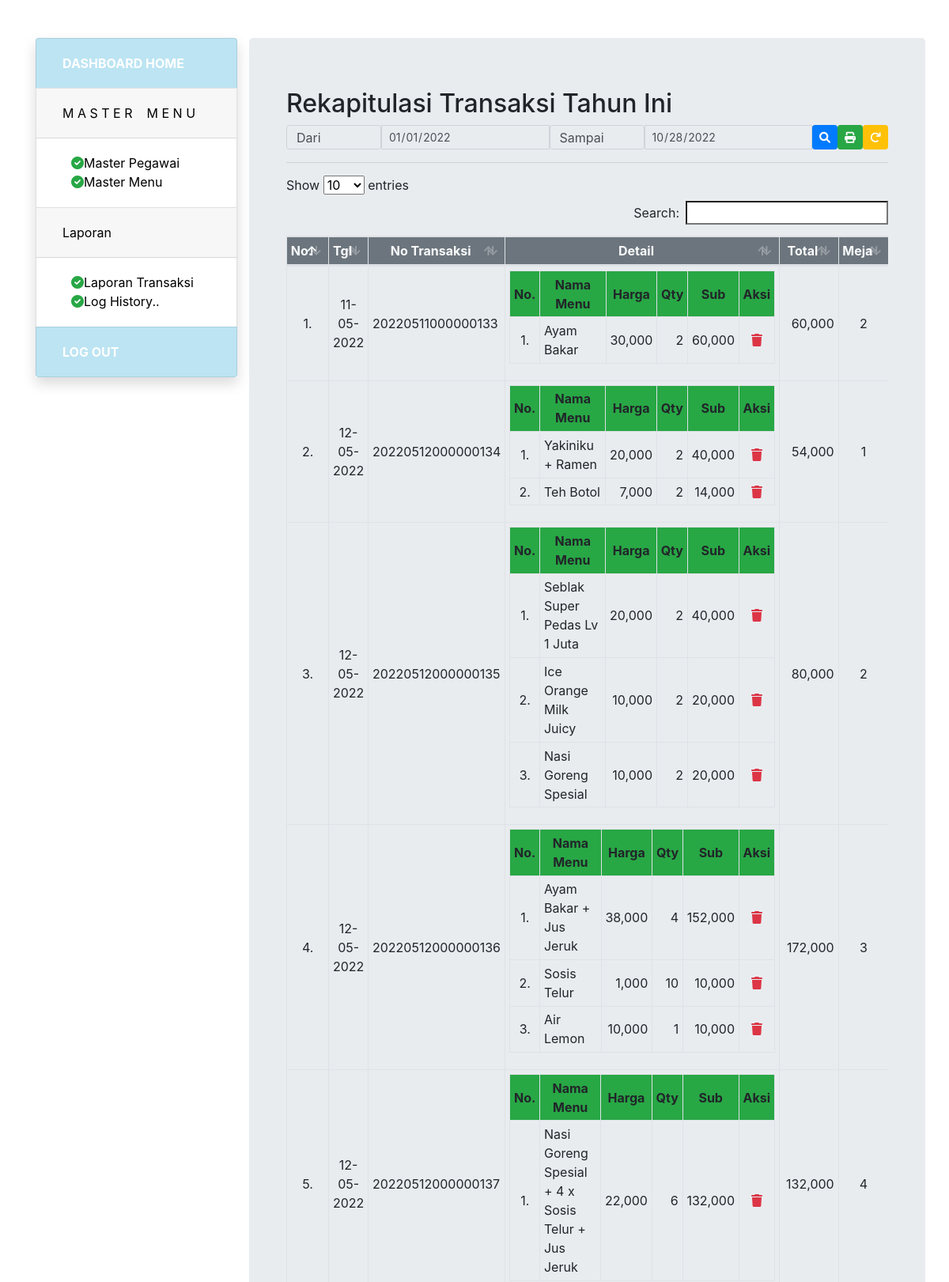
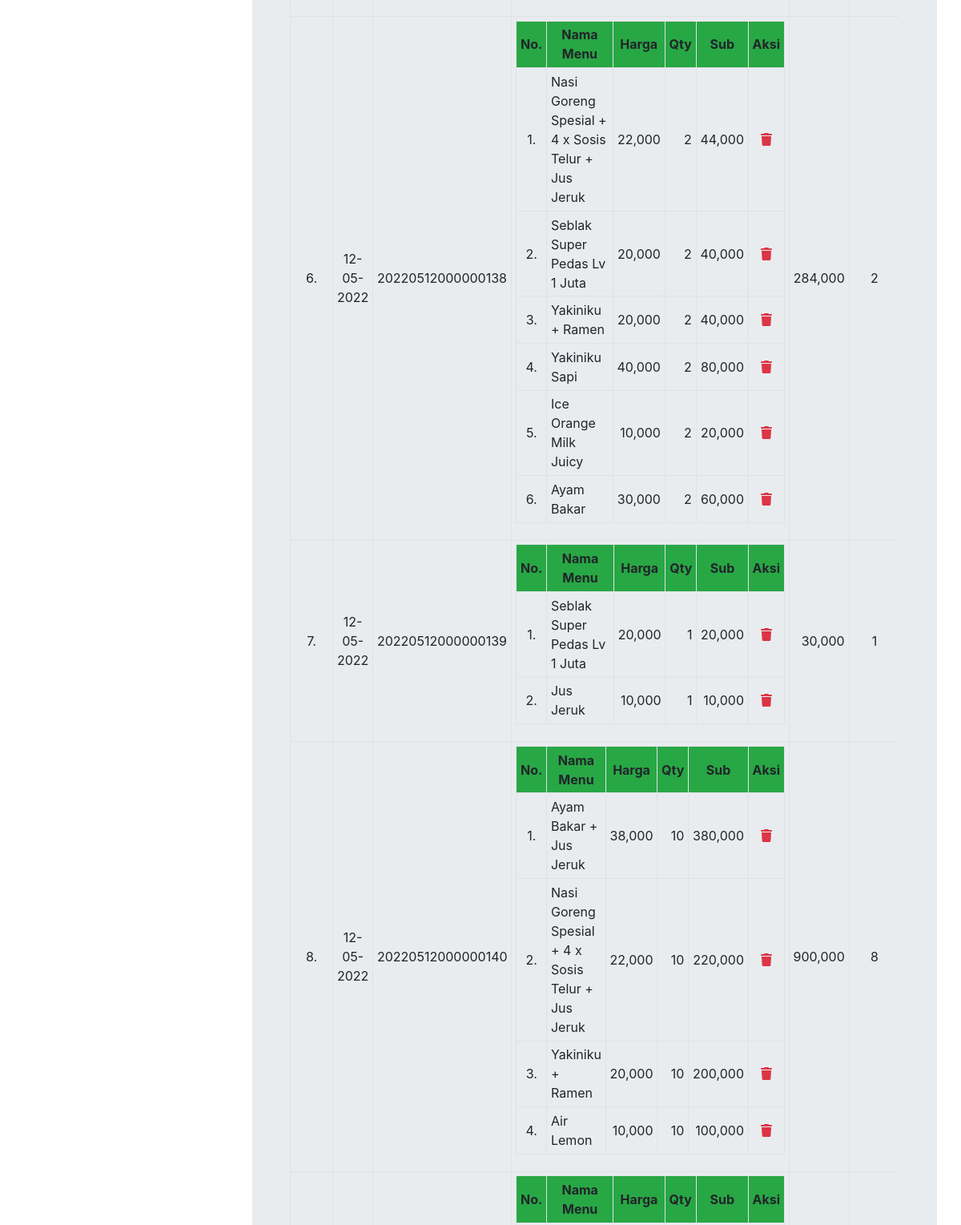
Screenshot of /transaksi-laporan.php?detail=tahun_ini (signed in, upper part) with the database file from the repository (2 pictures, top to bottom).
### tables this page shows
CREATE TABLE `tbl_transaksi` (
  `id_transaksi` int(11) NOT NULL,
  `tgl_transaksi` date NOT NULL,
  `no_transaksi` varchar(100) NOT NULL,
  `id_pegawai` int(11) NOT NULL,
  `total_transaksi` int(11) NOT NULL,
  `no_meja` int(11) NOT NULL,
  `total_bayar` int(11) NOT NULL
);

CREATE TABLE `tbl_transaksi_detail` (
  `id_detail` int(11) NOT NULL,
  `no_transaksi` varchar(100) NOT NULL,
  `id_menu` int(11) NOT NULL,
  `qty` int(11) NOT NULL,
  `harga` int(11) NOT NULL
);

CREATE TABLE `tbl_menu` (
  `id_menu` int(11) NOT NULL,
  `nama_menu` varchar(150) NOT NULL,
  `jenis_menu` enum('Makanan','Minuman','Paket 1','Paket 2','Paket 3') NOT NULL,
  `harga` int(11) NOT NULL
);

### transaksi-laporan-tahun.php (the view, shortened to what this page needs)
<div class="jumbotron col-9">
    <div class="container">
        <div class="row">
            <div class="col">
                <h2>Rekapitulasi Transaksi Tahun Ini</h2>
                <div class="input-group mb-1">
                    <span class="input-group-text lebar1">Dari</span>
                    <input type="date" id="periodeDari" class="form-control form-control-sm" value="<?=$tahunIni;?>" disabled>
                    <span class="input-group-text lebar1">Sampai</span>
                    <input type="date" id="periodeSampai" class="form-control form-control-sm" value="<?=$tglHariIni;?>" disabled>
                    <a class="btn btn-sm btn-primary text-white" id="periodeCari"><i class="fas fa-search" disabled></i></a>
                    <a class="btn btn-sm btn-success text-white" id="periodePrint"><i class="fas fa-print"></i></a>
                    <a class="btn btn-sm btn-warning text-white" id="periodeBack"><i class="fas fa-redo"></i></a>
                </div>
                <hr>
                <div id="tampilkanTransaksiPeriode">
                    <table class="table table-bordered table-responsive table-hover table-sm" id="tblTransaksi">
                        <thead>
                            <tr class="text-center bg-secondary text-light">
                                <th width="5%">No.</th>
                                <th>Tgl</th>
                                <th>No Transaksi</th>
                                <th>Detail</th>
                                <th>Total</th>
                                <th>Meja</th>
                            </tr>
                        </thead>
                        <tbody>
                            <?php
                            $no = 1;
                            $sql = "SELECT * FROM tbl_transaksi WHERE tgl_transaksi >= '$tahunIni' AND tgl_transaksi <= '$tglHariIni' ORDER BY tgl_transaksi ASC, no_transaksi";
                            $query = mysqli_query($koneksi, $sql);
                            while($data = mysqli_fetch_array($query)){
                                $no_transaksi = $data['no_transaksi'];
                                $tanggal = date_create($data['tgl_transaksi']);
                                ?>
                                <tr>
                                    <td align="center"><?=$no++;?>.</td>
                                    <td align="center"><?=date_format($tanggal, "d-m-Y");?></td>
                                    <td><?=$no_transaksi;?></td>
                                    <td>
                                        <table class="table table-bordered table-sm">
                                            <thead>
                                                <tr class="text-center bg-success">
                                                    <th width="5%">No.</th>
                                                    <th>Nama Menu</th>
                                                    <th>Harga</th>
                                                    <th>Qty</th>
                                                    <th>Sub</th>
                                                    <?php
                                                    if($jabatan === "Manajer"){?>
                                                        <th>Aksi</th>
                                                        <?php
                                                    }?>
                                                </tr>
                                            </thead>
                                            <tbody>
                                                <?php
                                                $nomer = 1;
                                                $sql1 = "SELECT * FROM tbl_transaksi_detail a INNER JOIN tbl_menu b ON a.id_menu = b.id_menu WHERE a.no_transaksi = '$no_transaksi' ORDER BY a.id_detail";
                                                $query1 = mysqli_query($koneksi, $sql1);
                                                while($data1 = mysqli_fetch_array($query1)){?>
                                                    <tr>
                                                        <td align="center"><?=$nomer++;?>.</td>
                                                        <td><?=$data1['nama_menu'];?></td>
                                                        <td align="right"><?=number_format($data1['harga']);?></td>
                                                        <td align="right"><?=number_format($data1['qty']);?></td>
                                                        <td align="right"><?=number_format($data1['harga'] * $data1['qty']);?></td>
                                                    <?php
                                                    if($jabatan=="Manajer"){?>
                                                        <td align="center"><i class="fas fa-trash text-danger transaksiAksi2" id="<?=$data1['id_detail'];?>" title="hapus"></i></td>
                                                    <?php
                                                    }?>
                                                    </tr>
                                                    <?php
                                                }?>
                                            </tbody>
                                        </table>
                                    </td>
                                    <td align="right"><?=number_format($data['total_transaksi']);?></td>
                                    <td align="center"><?=$data['no_meja'];?></td>
                                </tr>
                                <?php
                            }?>
                            </tbody>
                        </table>
                    </div>
                    </div>
                </div>
            </div>
        </div>
    </div>
</div>
</div>
</div>

### rows the page displays
tbl_transaksi: tgl_transaksi "11-05-2022", no_transaksi "20220511000000133", total_transaksi "60,000", no_meja "2"
tbl_transaksi_detail: id_menu.nama_menu "Ayam Bakar", id_menu.harga "30,000", qty "2", $data1['harga'] * $data1['qty'] "60,000"
tbl_transaksi: tgl_transaksi "12-05-2022", no_transaksi "20220512000000134", total_transaksi "54,000", no_meja "1"
tbl_transaksi_detail: id_menu.nama_menu "Yakiniku + Ramen", id_menu.harga "20,000", qty "2", $data1['harga'] * $data1['qty'] "40,000"
tbl_transaksi_detail: id_menu.nama_menu "Teh Botol", id_menu.harga "7,000", qty "2", $data1['harga'] * $data1['qty'] "14,000"
tbl_transaksi: tgl_transaksi "12-05-2022", no_transaksi "20220512000000135", total_transaksi "80,000", no_meja "2"
tbl_transaksi_detail: id_menu.nama_menu "Seblak Super Pedas Lv 1 Juta", id_menu.harga "20,000", qty "2", $data1['harga'] * $data1['qty'] "40,000"
tbl_transaksi_detail: id_menu.nama_menu "Ice Orange Milk Juicy", id_menu.harga "10,000", qty "2", $data1['harga'] * $data1['qty'] "20,000"
tbl_transaksi_detail: id_menu.nama_menu "Nasi Goreng Spesial", id_menu.harga "10,000", qty "2", $data1['harga'] * $data1['qty'] "20,000"
tbl_transaksi: tgl_transaksi "12-05-2022", no_transaksi "20220512000000136", total_transaksi "172,000", no_meja "3"
tbl_transaksi_detail: id_menu.nama_menu "Ayam Bakar + Jus Jeruk", id_menu.harga "38,000", qty "4", $data1['harga'] * $data1['qty'] "152,000"
tbl_transaksi_detail: id_menu.nama_menu "Sosis Telur", id_menu.harga "1,000", qty "10", $data1['harga'] * $data1['qty'] "10,000"
tbl_transaksi_detail: id_menu.nama_menu "Air Lemon", id_menu.harga "10,000", qty "1", $data1['harga'] * $data1['qty'] "10,000"
tbl_transaksi: tgl_transaksi "12-05-2022", no_transaksi "20220512000000137", total_transaksi "132,000", no_meja "4"
tbl_transaksi_detail: id_menu.nama_menu "Nasi Goreng Spesial + 4 x Sosis Telur + Jus Jeruk", id_menu.harga "22,000", qty "6", $data1['harga'] * $data1['qty'] "132,000"
tbl_transaksi: tgl_transaksi "12-05-2022", no_transaksi "20220512000000138", total_transaksi "284,000", no_meja "2"
tbl_transaksi_detail: id_menu.nama_menu "Nasi Goreng Spesial + 4 x Sosis Telur + Jus Jeruk", id_menu.harga "22,000", qty "2", $data1['harga'] * $data1['qty'] "44,000"
tbl_transaksi_detail: id_menu.nama_menu "Seblak Super Pedas Lv 1 Juta", id_menu.harga "20,000", qty "2", $data1['harga'] * $data1['qty'] "40,000"
tbl_transaksi_detail: id_menu.nama_menu "Yakiniku + Ramen", id_menu.harga "20,000", qty "2", $data1['harga'] * $data1['qty'] "40,000"
tbl_transaksi_detail: id_menu.nama_menu "Yakiniku Sapi", id_menu.harga "40,000", qty "2", $data1['harga'] * $data1['qty'] "80,000"
tbl_transaksi_detail: id_menu.nama_menu "Ice Orange Milk Juicy", id_menu.harga "10,000", qty "2", $data1['harga'] * $data1['qty'] "20,000"
tbl_transaksi_detail: id_menu.nama_menu "Ayam Bakar", id_menu.harga "30,000", qty "2", $data1['harga'] * $data1['qty'] "60,000"
tbl_transaksi: tgl_transaksi "12-05-2022", no_transaksi "20220512000000139", total_transaksi "30,000", no_meja "1"
tbl_transaksi_detail: id_menu.nama_menu "Seblak Super Pedas Lv 1 Juta", id_menu.harga "20,000", qty "1", $data1['harga'] * $data1['qty'] "20,000"
tbl_transaksi_detail: id_menu.nama_menu "Jus Jeruk", id_menu.harga "10,000", qty "1", $data1['harga'] * $data1['qty'] "10,000"
tbl_transaksi: tgl_transaksi "12-05-2022", no_transaksi "20220512000000140", total_transaksi "900,000", no_meja "8"
tbl_transaksi_detail: id_menu.nama_menu "Ayam Bakar + Jus Jeruk", id_menu.harga "38,000", qty "10", $data1['harga'] * $data1['qty'] "380,000"
tbl_transaksi_detail: id_menu.nama_menu "Nasi Goreng Spesial + 4 x Sosis Telur + Jus Jeruk", id_menu.harga "22,000", qty "10", $data1['harga'] * $data1['qty'] "220,000"
tbl_transaksi_detail: id_menu.nama_menu "Yakiniku + Ramen", id_menu.harga "20,000", qty "10", $data1['harga'] * $data1['qty'] "200,000"
tbl_transaksi_detail: id_menu.nama_menu "Air Lemon", id_menu.harga "10,000", qty "10", $data1['harga'] * $data1['qty'] "100,000"
